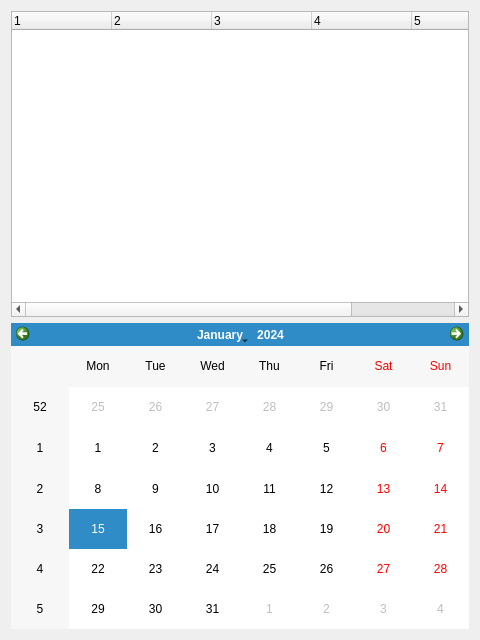
<?xml version="1.0" encoding="UTF-8"?>
<ui version="4.0">
 <class>Form</class>
 <widget class="QWidget" name="Form">
  <property name="geometry">
   <rect>
    <x>0</x>
    <y>0</y>
    <width>480</width>
    <height>640</height>
   </rect>
  </property>
  <property name="windowTitle">
   <string>Form</string>
  </property>
  <layout class="QVBoxLayout" name="verticalLayout">
   <item>
    <widget class="QTreeWidget" name="treeWidget">
     <property name="editTriggers">
      <set>QAbstractItemView::NoEditTriggers</set>
     </property>
     <property name="showDropIndicator" stdset="0">
      <bool>false</bool>
     </property>
     <property name="columnCount">
      <number>6</number>
     </property>
     <column>
      <property name="text">
       <string notr="true">1</string>
      </property>
     </column>
     <column>
      <property name="text">
       <string notr="true">2</string>
      </property>
     </column>
     <column>
      <property name="text">
       <string notr="true">3</string>
      </property>
     </column>
     <column>
      <property name="text">
       <string notr="true">4</string>
      </property>
     </column>
     <column>
      <property name="text">
       <string notr="true">5</string>
      </property>
     </column>
     <column>
      <property name="text">
       <string notr="true">6</string>
      </property>
     </column>
    </widget>
   </item>
   <item>
    <widget class="QCalendarWidget" name="calendarWidget">
     <property name="selectionMode">
      <enum>QCalendarWidget::SingleSelection</enum>
     </property>
     <property name="horizontalHeaderFormat">
      <enum>QCalendarWidget::ShortDayNames</enum>
     </property>
     <property name="verticalHeaderFormat">
      <enum>QCalendarWidget::ISOWeekNumbers</enum>
     </property>
    </widget>
   </item>
  </layout>
 </widget>
 <resources/>
 <connections/>
</ui>
